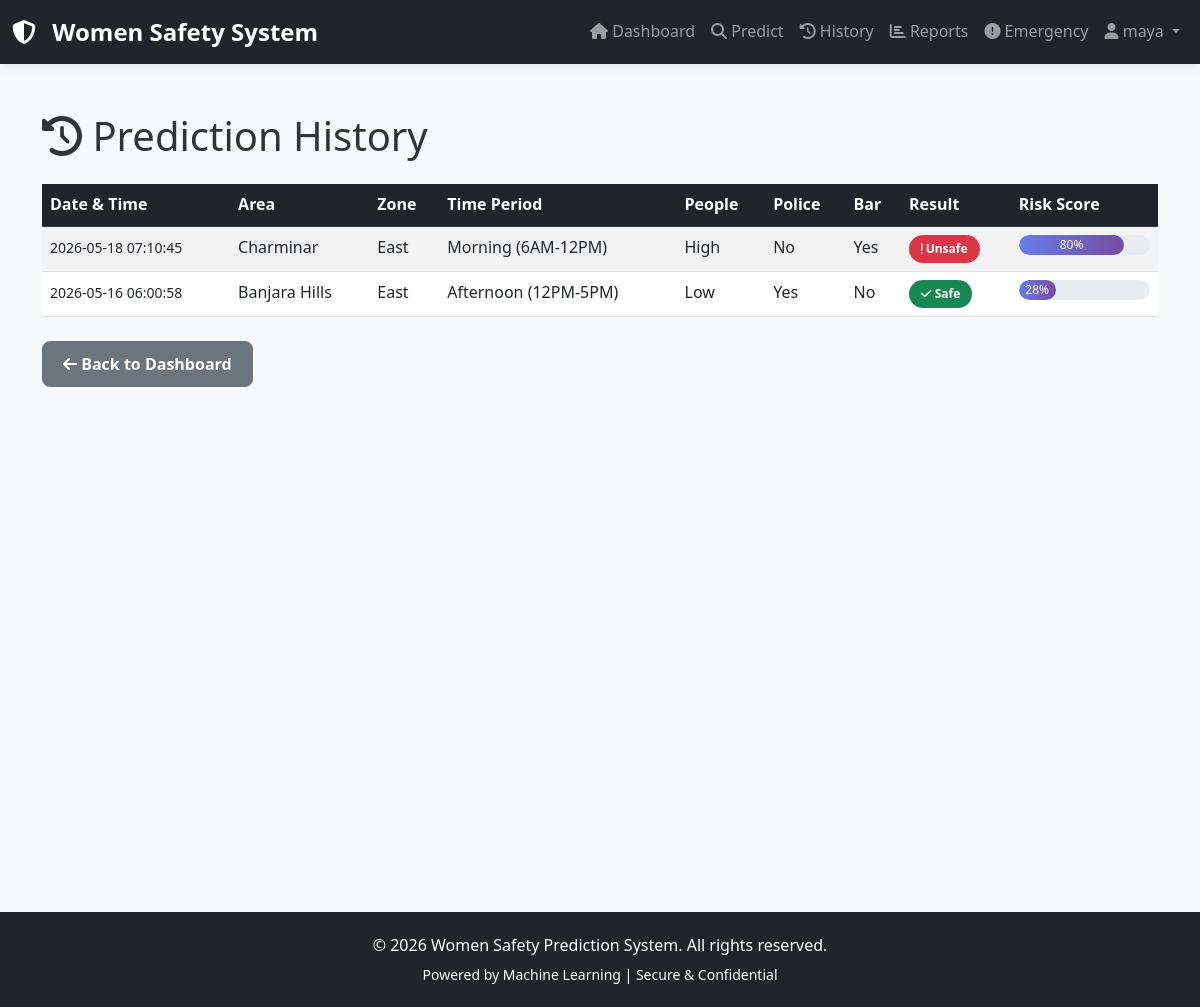
The app's page /history (signed in) with its own data.
### tables this page shows
CREATE TABLE predictions (
            id INTEGER PRIMARY KEY AUTOINCREMENT,
            user_id INTEGER NOT NULL,
            area TEXT NOT NULL,
            zone TEXT NOT NULL,
            time_period TEXT NOT NULL,
            people_frequency TEXT NOT NULL,
            police_nearby TEXT NOT NULL,
            bar_nearby TEXT NOT NULL,
            tier TEXT NOT NULL,
            residence_level TEXT NOT NULL,
            prediction_result TEXT NOT NULL,
            risk_score FLOAT,
            timestamp TIMESTAMP DEFAULT CURRENT_TIMESTAMP,
            FOREIGN KEY (user_id) REFERENCES users(id)
        );

### app.py (the view)
@app.route('/history')
@login_required
def history():
    conn = get_db_connection()
    cursor = conn.cursor()
    cursor.execute('''
        SELECT * FROM predictions
        WHERE user_id = ?
        ORDER BY timestamp DESC
    ''', (session['user_id'],))
    predictions = cursor.fetchall()
    conn.close()
    return render_template('history.html', predictions=predictions)

### app.py (called while the page is built)
def get_db_connection():
    conn = sqlite3.connect(app.config['DATABASE'])
    conn.row_factory = sqlite3.Row
    return conn

def login_required(f):
    @wraps(f)
    def decorated_function(*args, **kwargs):
        if 'user_id' not in session:
            flash('Please login first!', 'warning')
            return redirect(url_for('login'))
        return f(*args, **kwargs)
    return decorated_function

### templates/history.html (shortened to what this page needs)
{% extends "base.html" %}
{% block content %}
<div class="container py-5">
    <div class="row">
        <div class="col-md-12">
            <h1 class="mb-4"><i class="fas fa-history"></i> Prediction History</h1>
            {% if predictions %}
                <div class="table-responsive">
                    <table class="table table-hover table-striped">
                        <thead class="table-dark sticky-top">
                            <tr>
                                <th>Date & Time</th>
                                <th>Area</th>
                                <th>Zone</th>
                                <th>Time Period</th>
                                <th>People</th>
                                <th>Police</th>
                                <th>Bar</th>
                                <th>Result</th>
                                <th>Risk Score</th>
                            </tr>
                        </thead>
                        <tbody>
                            {% for prediction in predictions %}
                                <tr>
                                    <td><small>{{ prediction['timestamp'] }}</small></td>
                                    <td>{{ prediction['area'] }}</td>
                                    <td>{{ prediction['zone'] }}</td>
                                    <td>{{ prediction['time_period'] }}</td>
                                    <td>{{ prediction['people_frequency'] }}</td>
                                    <td>{{ prediction['police_nearby'] }}</td>
                                    <td>{{ prediction['bar_nearby'] }}</td>
                                    <td>
                                        {% if prediction['prediction_result'] == 'Safe' %}
                                            <span class="badge bg-success"><i class="fas fa-check"></i> Safe</span>
                                        {% else %}
                                            <span class="badge bg-danger"> Unsafe</span>
                                        {% endif %}
                                    </td>
                                    <td>
                                        <div class="progress" style="min-width: 100px; height: 20px;">
                                            <div class="progress-bar {% if prediction['risk_score'] >= 0.7 %}bg-danger{% elif prediction['risk_score'] >= 0.4 %}bg-warning{% else %}bg-success{% endif %}"
                                                 style="width: {{ prediction['risk_score'] * 100 }}%;">
                                                {{ (prediction['risk_score'] * 100) | int }}%
                                            </div>
                                        </div>
                                    </td>
                                </tr>
                            {% endfor %}
                        </tbody>
                    </table>
                </div>
            {% else %}
                <div class="alert alert-info text-center py-5">
                    <i class="fas fa-info-circle fa-2x mb-3"></i>
                    <p>No prediction history yet. <a href="{{ url_for('predict') }}">Make your first prediction</a>!</p>
                </div>
            {% endif %}
            <div class="mt-4">
                <a href="{{ url_for('dashboard') }}" class="btn btn-secondary">
                    <i class="fas fa-arrow-left"></i> Back to Dashboard
                </a>
            </div>
        </div>
    </div>
</div>
{% endblock %}

### static/styles.css (style rules this page uses)
:root { --primary-color: #007bff; --secondary-color: #6c757d; --danger-color: #dc3545; --success-color: #28a745; --warning-color: #ffc107; --info-color: #17a2b8; }
* { margin: 0; padding: 0; box-sizing: border-box; }
body { font-family: 'Segoe UI', Tahoma, Geneva, Verdana, sans-serif; background-color: #f8f9fa; color: #333; line-height: 1.6; }
.table { margin-bottom: 0; }
.table thead { background-color: #f8f9fa; }
.table tbody tr { transition: background-color 0.3s ease; }
.badge { padding: 8px 12px; border-radius: 20px; font-weight: 600; font-size: 12px; }
.btn { border-radius: 8px; font-weight: 600; padding: 10px 20px; transition: all 0.3s ease; }
.progress { border-radius: 10px; height: 10px; }
.progress-bar { background: linear-gradient(90deg, #667eea 0%, #764ba2 100%); border-radius: 10px; }
.mb-4 { margin-bottom: 1.5rem; }
.mt-4 { margin-top: 1.5rem; }
.py-5 { padding-top: 3rem; padding-bottom: 3rem; }
* { transition: all 0.3s ease; }

### records on screen
predictions: timestamp "2026-05-18 07:10:45", area "Charminar", zone "East", time_period "Morning (6AM-12PM)", people_frequency "High", police_nearby "No", bar_nearby "Yes", prediction_result "Unsafe", (prediction['risk_score']*100)|int "80"
predictions: timestamp "2026-05-16 06:00:58", area "Banjara Hills", zone "East", time_period "Afternoon (12PM-5PM)", people_frequency "Low", police_nearby "Yes", bar_nearby "No", prediction_result "Safe" (drawn), (prediction['risk_score']*100)|int "28"

### other values on screen
{{ session.get('username', 'User') }} "maya"
